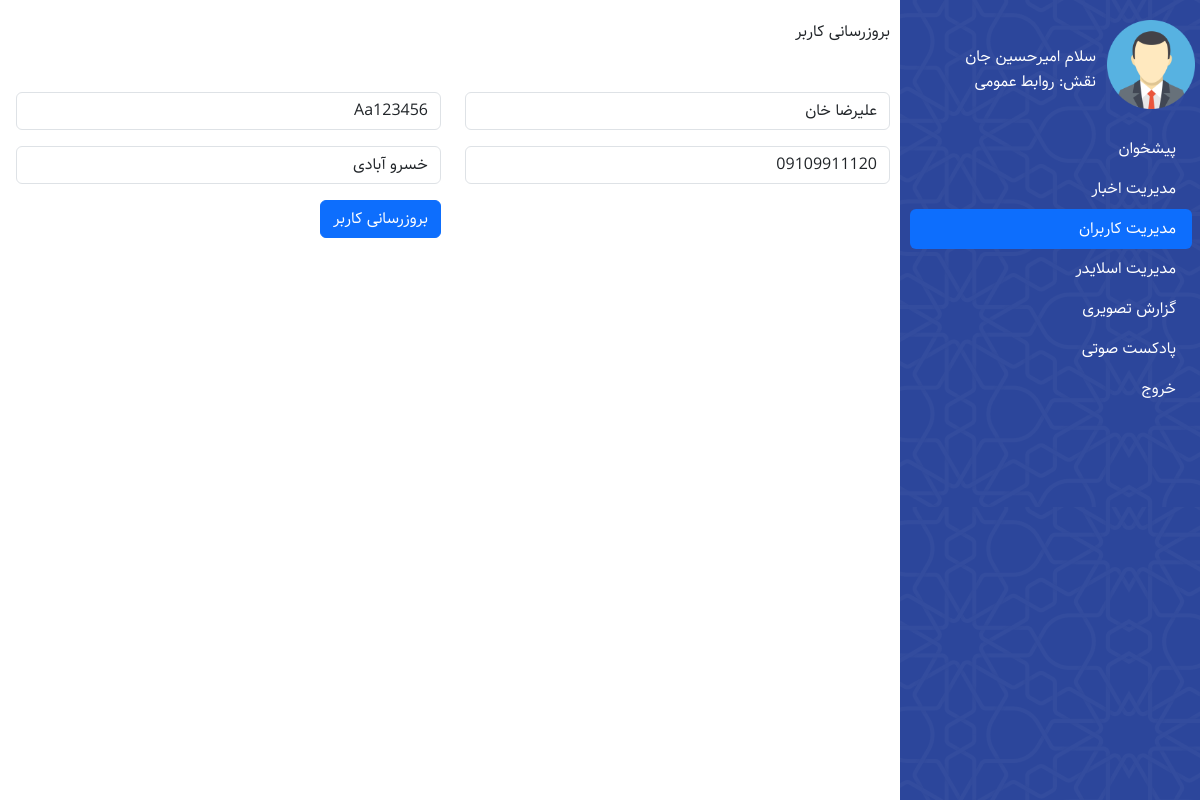
Screenshot of /edituser.php?id=5 (signed in) with the database file from the repository.
### tables this page shows
CREATE TABLE `users` (
  `uid` int(11) NOT NULL,
  `username` varchar(255) NOT NULL,
  `password` varchar(255) NOT NULL,
  `role` int(11) NOT NULL,
  `firstname` varchar(255) NOT NULL,
  `lastname` varchar(255) NOT NULL,
  `phonenumber` varchar(255) NOT NULL
);

### edituser.php (the view, shortened to what this page needs)
<?php
$conn = mysqli_connect('localhost','root','');
if(isset($_REQUEST['id'])){
    $queryuser = mysqli_query($conn,'select * from users where uid='.$_REQUEST['id']);
    $user= mysqli_fetch_array($queryuser,MYSQLI_ASSOC);
  }
  else{
    die('404');
  }
?>
<!DOCTYPE html>
<html lang="fa">
<head>
    <link rel="stylesheet" href="./style/panel.css">
    <link href="./bootstrap/bootstrap.min.css" rel="stylesheet">
</head>
<body>
<main>
    <aside>
        <div class="infouser">
            <img src="./images/User-Avatar-in-Suit-PNG.png" width="30%">
            <span class="username">سلام امیرحسین جان</span>
            <span class="userrole">نقش: روابط عمومی</span>
        </div>
        <ul class="nav nav-pills flex-column mb-auto">
            <li class="nav-item"><a class="nav-link text-white" href="./panel.php">پیشخوان</a></li>
            <li class="nav-item"><a class="nav-link text-white" href="./panelblog.php">مدیریت اخبار</a></li>
            <li class="nav-item"><a class="nav-link active" href="./paneluser.php">مدیریت کاربران</a></li>
            <li class="nav-item"><a class="nav-link text-white" href="./panelslider.php">مدیریت اسلایدر</a></li>
            <li class="nav-item"><a class="nav-link text-white" href="./paneltasviri.php">گزارش تصویری</a></li>
            <li class="nav-item"><a class="nav-link text-white" href="./panelpadcast.php">پادکست صوتی</a></li>
            <li class="nav-item"><a class="nav-link text-white" href="./logout.php">خروج</a></li>
        </ul>
    </aside>
    <section class="content">
        <p class="paneltitle">بروزرسانی کاربر</p>
        <div class="infoblogs">
            <table class="table table-bordered">
            <form method="post" enctype="multipart/form-data">
            <div class="row">
            <div class="col mt-3">
                <input type="text" name="firstname" class="form-control mb-3" placeholder="نام" value="<?php echo $user['firstname'];?>">
                <input type="text" name="phonenumber" class="form-control mb-3" placeholder="شماره تماس" value="<?php echo $user['phonenumber'];?>">
            </div>
            <div class="col mt-3">
                <input type="text" name="password" class="form-control mb-3" placeholder="رمز عبور" value="<?php echo $user['password'];?>">
                <input type="text" name="lastname" class="form-control mb-3" placeholder="نام  نام خانوادگی" value="<?php echo $user['lastname'];?>">
                <button type="submit" name="updateuser" class="btn btn-primary">بروزرسانی کاربر</button>
            </div>
            </div>
            </form>
        </div>
    </section>
</main>
</body>
</html>

### style/panel.css (style rules this page uses)
:root { --aval: #2C469B; --narenji: #FF5722; }
* { padding: 0; margin: 0; box-sizing: border-box; font-family: 'Samim'; }
body { direction: rtl; }
main { display: flex; position: relative; }
main aside { width: 300px; height: 100vh; position: fixed; right: 0; top: 0; background-image: url(../images/Frame-757.png); background-color: #2C469B; padding-top: 20px; }
main .content { width: 100%; padding-right: 310px; padding-top: 20px; }
.infouser { padding-right: 5px; }
.infouser span { color: #fff; }
span.username { position: absolute; top: 45px; right: 104px; }
span.userrole { position: absolute; top: 70px; right: 104px; }
ul.nav.nav-pills.flex-column.mb-auto { margin-top: 20px; margin-left: 10px; margin-right: 8px; }
.paneltitle { display: inline; margin-left: 1rem; }
.infoblogs { margin-top: 2rem; }
.infoblogs { margin-left: 1rem; }

### rows the page displays
users: firstname "علیرضا خان", phonenumber "09109911120", password "Aa123456", lastname "خسرو آبادی"
